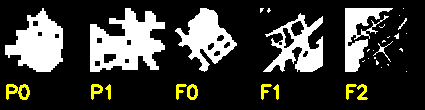
#> input picture js_reverse_cache/tasks/bili-gt3-solver/cache/dbg_pic7.png, 425 x 110 px
$ python ocr_prep_test.py cache/dbg_pic7.png
#> lines starting #> are read from the running program, lines starting #| are printed output that depends on the picture; after the words box and inside, x2 and y2 are one past the last pixel; in counts of white or black regions, pixels touching at a corner belong together
#> in main, img is the input picture: shape (110, 425, 3); mean B, G, R 55, 59.6, 59.6
### js_reverse_cache/tasks/bili-gt3-solver/gt3_click_solve.py
"""Word-click solver for the GT3 point-click ('word') round.

Pipeline (no OCR model, no classification):
  1. prompt strip = bright low-saturation band at the bottom; glyphs are dark
     strokes on white -> Otsu inverse + per-character component split
  2. field glyph candidates = MSER regions filtered by size/aspect/chroma
  3. per-candidate glyph mask = pixels far from the box's median colour
  4. match prompt glyph -> candidate glyph with an angle x scale search
     (same font is used in both, so the SHAPES match; we never read the chars)
  5. unique assignment by best score, emit click points in prompt order

usage: python gt3_click_solve.py <pic.jpg> [--out annotated.jpg] [--json out.json]
"""
from __future__ import annotations

import argparse
import json
import math
import pathlib
import sys

import cv2
import numpy as np

CANVAS = 64


def note(msg: str) -> None:
    print(msg.encode("utf-8", "replace").decode("utf-8", "replace"), file=sys.stderr, flush=True)


# ---------------------------------------------------------------- prompt ----
def find_prompt_box(img: np.ndarray) -> tuple[int, int, int, int]:
    """Locate the white prompt box at the bottom (bright, low-saturation, large)."""
    hsv = cv2.cvtColor(img, cv2.COLOR_BGR2HSV)
#> hsv: shape (110, 425, 3); mean H, S, V 0.5, 4.7, 59.6
    sat, val = hsv[:, :, 1], hsv[:, :, 2]
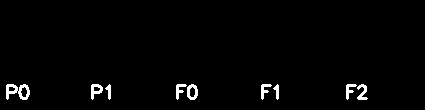
#> sat: shape (110, 425); 1.8% white; 9 white regions, largest, box (x1, y1, x2, y2) and area: (6, 84, 30, 100) 208, (187, 84, 198, 100) 106, (91, 84, 103, 100) 102
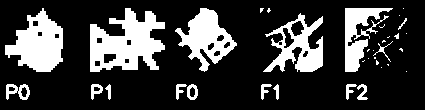
#> val: shape (110, 425); 23.4% white; 35 white regions (19 under 20 px), largest, box (x1, y1, x2, y2) and area: (90, 8, 165, 72) 2935, (5, 8, 63, 72) 2210, (175, 8, 237, 72) 1794
    h, w = img.shape[:2]
#> h = 110; w = 425
    bright = ((val > 175) & (sat < 70)).astype(np.uint8) * 255
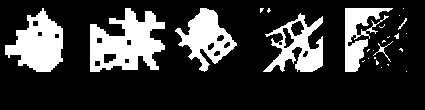
#> bright: shape (110, 425); 21.6% white; 26 white regions (19 under 20 px), largest, box (x1, y1, x2, y2) and area: (90, 8, 165, 72) 2935, (5, 8, 63, 72) 2210, (175, 8, 237, 72) 1794
    bright[: int(h * 0.7), :] = 0            # only look at the bottom band
#> bright: shape (110, 425); every value is 0
    n, _, stats, _ = cv2.connectedComponentsWithStats(bright, connectivity=8)
#> n = 1; stats = [[0, 0, 425, 110, 46750]]
    best = None
    for i in range(1, n):
        x, y, bw, bh, area = (int(v) for v in stats[i])
        if area < 800 or bw < w * 0.2 or bh < 15:
            continue
        if best is None or area > best[4]:
            best = (x, y, bw, bh, area)
    if best is None:
        return (0, int(h * 0.88), w, h - int(h * 0.88))
    return best[:4]


# [214 lines left out: functions prompt_glyph_boxes, split_glyphs, normalize, field_candidates, box_mask, rotate and 4 more, not called in this run]


# [2 lines that do not run on import are left out]

### js_reverse_cache/tasks/bili-gt3-solver/ocr_prep_test.py
"""Test whether preprocessing crops to dark-ink-on-white improves classifier reads."""
from __future__ import annotations

import pathlib
import sys

import cv2
import numpy as np

from gt3_click_solve import find_prompt_box
from gt3_click_solve_dd import det_boxes, field_mask, prompt_mask


def classify(ocr, img: np.ndarray, scale: int = 4) -> str:
    if img.ndim == 2:
        img = cv2.cvtColor(img, cv2.COLOR_GRAY2BGR)
    big = cv2.resize(img, None, fx=scale, fy=scale, interpolation=cv2.INTER_CUBIC)
    ok, enc = cv2.imencode(".png", big)
    return ocr.classification(enc.tobytes()) if ok else ""


def main() -> int:
    import ddddocr

    lines: list[str] = []
    pic = pathlib.Path(sys.argv[1])
    img = cv2.imdecode(np.fromfile(str(pic), dtype=np.uint8), cv2.IMREAD_COLOR)
    px, py, pw, ph = find_prompt_box(img)
#> px = 0; py = 96; pw = 425; ph = 14
#> (the run stopped early here; a loop or call above may not have finished)
